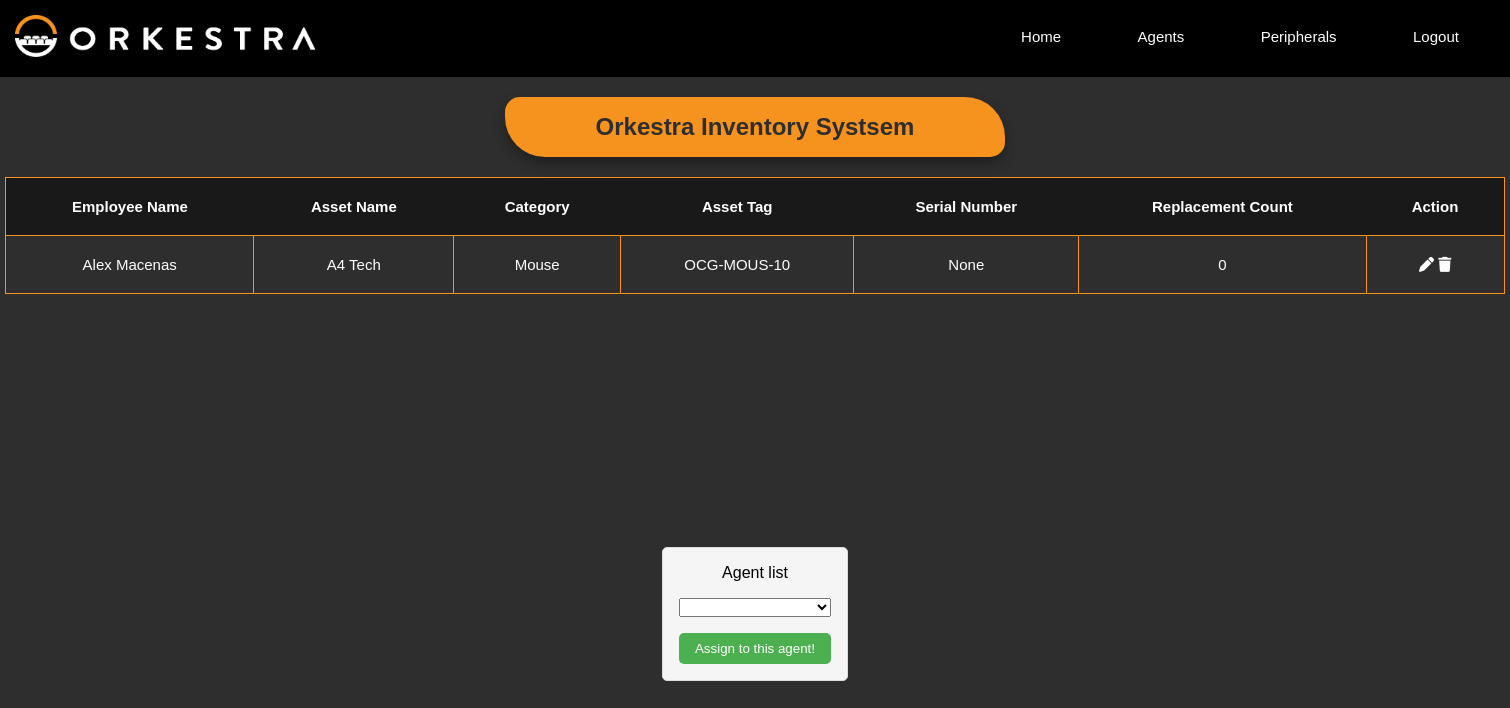
/user/Alex Macenas (signed in), run on an earlier commit of the app's database.
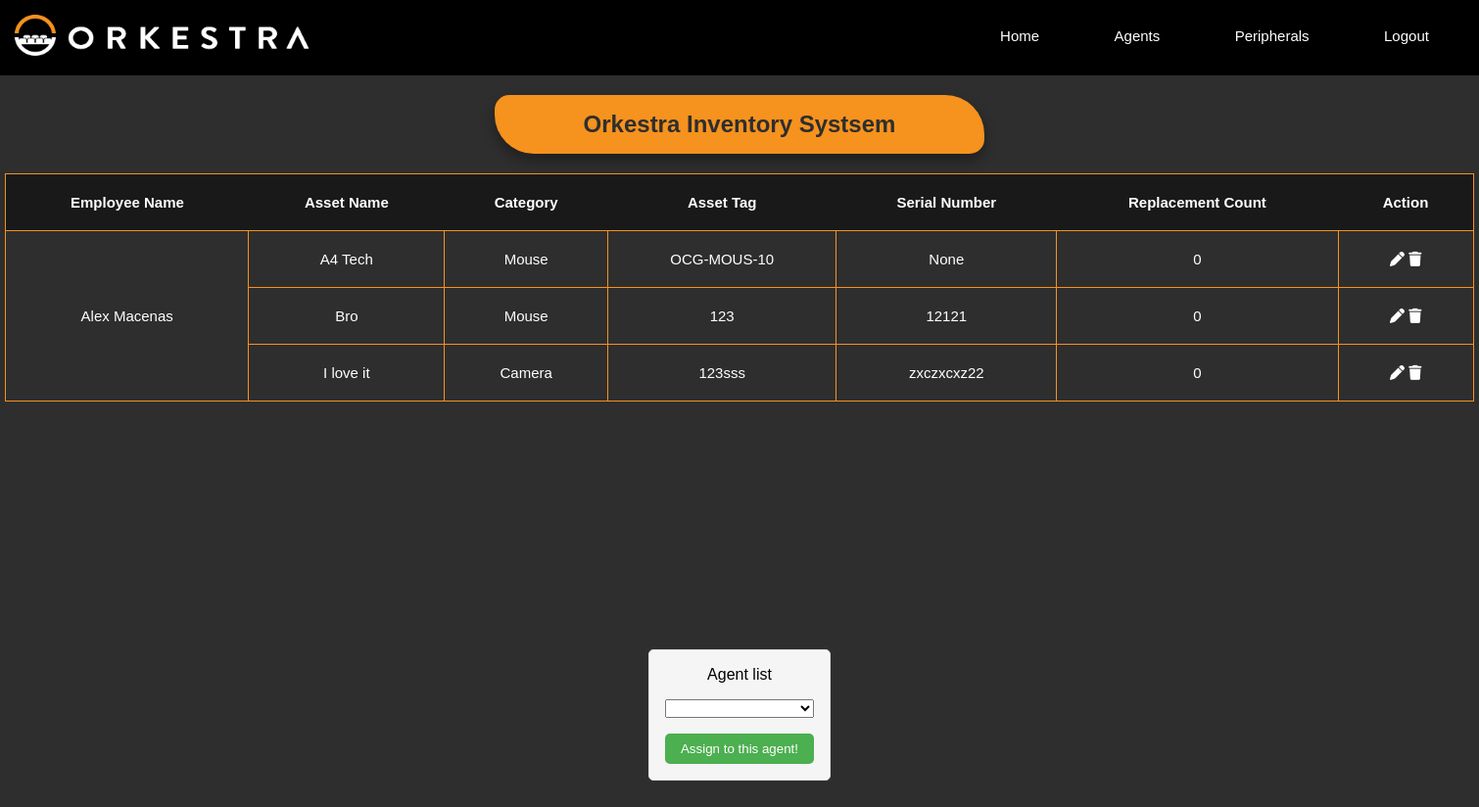
And on a later commit of the database.
### models.py (models this page shows)
class Asset(db.Model):
    __tablename__ = 'asset'
    id = db.Column(db.Integer, primary_key=True, autoincrement=True)
    stock_id = db.Column(db.Integer, db.ForeignKey('stock.id'))
    employee_id = db.Column(db.Integer, db.ForeignKey('employee.id'))
    date_assigned = db.Column(db.Text)

class Employee(db.Model):
    __tablename__ = "employee"
    id = db.Column(db.Integer, primary_key=True, autoincrement=True)
    full_name = db.Column(db.Text)
    role = db.Column(db.Text)

class Stock(db.Model):
    __tablename__ = 'stock'
    id = db.Column(db.Integer, primary_key=True, autoincrement=True)
    name = db.Column(db.Text, unique=False, nullable=False)
    category = db.Column(db.String(30), unique=False, nullable=False)
    asset_tag = db.Column(db.String(30), unique=False, nullable=False)
    serial_number = db.Column(db.String(30), unique=False, nullable=False)

### main.py (the view)
@app.route("/user/<fullname>", methods=['GET', 'POST'])
@login_required
def getUser(fullname):
    error = ""
    form = UnassignedAgents()
    if fullname:
        resolved_emp_details = db.session.query(
        Employee.full_name,
        Stock.name.label('asset_name'),
        Stock.category,
        Stock.asset_tag,
        Stock.serial_number,
        Asset.stock_id.label('asset_id')
    ) \
    .join(Asset, Employee.id == Asset.employee_id) \
    .join(Stock, Asset.stock_id == Stock.id)
        resolved_emp_details = resolved_emp_details.filter(Employee.full_name == fullname)
        employee = Employee.query.filter_by(full_name=fullname).first()
        user_id = employee.id
        stock_id_in_replaceNo = ReplaceNo.query.filter_by(employee_id=user_id).all()
        categories = {}
        for stock in stock_id_in_replaceNo:
            stockTable = Stock.query.filter_by(category=stock.category).first()
            categories[stockTable.category] = stock.replacement_no
        resolved_emp_details = resolved_emp_details.filter(Employee.id != None) \
            .order_by(Employee.full_name, Asset.id) \
            .all()
        if resolved_emp_details:
            emp_details = {}
            for emp_name, asset_name, category, asset_tag, serial_number, asset_id in resolved_emp_details:
                if emp_name not in emp_details:
                    emp_details[emp_name] = []
                asset_info = {
                'name': asset_name,
                'category': category,
                'asset_tag': asset_tag,
                'serial_number': serial_number,
                'asset_id': asset_id
                }
                all_unassigned_query = """
                        SELECT * FROM employee
                        WHERE id NOT IN (
                        SELECT employee_id FROM asset
                        );
                """
                empty_agents = db.session.execute(text(all_unassigned_query))
                form.names.choices = [(str(row[0]), str(row[1])) for row in empty_agents]
                if category in categories:
                    asset_info['Replace_No'] = categories[category]
                emp_details[emp_name].append(asset_info)
            return render_template("view_user.html", emp_details=emp_details, form=form, fullname=fullname)
        else:
            no_assets_flag = True
            error = f"No asset yet assigned to agent {fullname}"
            flash(error)
            return render_template("view_user.html", no_assets_flag=no_assets_flag , emp_details={}, error=error)
    else:
        error = f"No fullname was provided"
        flash(error)
        return render_template("view_user.html",  emp_details={}, error=error)

### form.py
class UnassignedAgents(FlaskForm):
    names = SelectField(label="Agent list", validators=[DataRequired()])

### main.py (called while the page is built)
@login_manager.user_loader
def load_user(user_id):
    return db.session.get(User,(user_id))

### templates/view_user.html (shortened to what this page needs)
<!DOCTYPE html>
<html lang="en">
<head>
    <link rel="stylesheet" href="{{ url_for('static', filename='css/styles.css') }}">
    <link rel="stylesheet" href="{{ url_for('static', filename='css/view_user.css') }}">
    </head>
</head>
<body>
    <header>
        <nav>
         <a href="{{ url_for('home') }}"><img src="static\css\assets\orkestra-main-logo.png" alt=""></a>
         <div class="nav-links">
            <ul>
                <li><a href="{{ url_for('home') }}">Home</a></li>
                <li><a href="{{ url_for('view') }}">Agents</a></li>
                <li><a href="{{ url_for('asset_view') }}">Peripherals</a></li>
                <li><a href="{{ url_for('login') }}">Logout</a></li>
            </ul>
        </div>
        </nav>
    </header>
    <section class="viewHeader">
        <h1>Orkestra Inventory Systsem</h1>
    </section>
    <div class="table-container">
        <section class="viewTable">
            <table>
                <thead>
                    <tr>
                        <th rowspan="2">Employee Name</th>
                        <th rowspan="2">Asset Name</th>
                        <th rowspan="2">Category</th>
                        <th rowspan="2">Asset Tag</th>
                        <th rowspan="2">Serial Number</th>
                        <th rowspan="2">Replacement Count</th>
                        <th rowspan="2">Action</th>
                    </tr>
                </thead>
                <tbody>
                    {% for emp_name, asset_list in emp_details.items() %}
                    <tr>
                        <td rowspan="{{ asset_list|length }}">{{ emp_name }}</td>
                        {% for asset in asset_list %}
                        <td>{{ asset['name'] }}</td>
                        <td>{{ asset['category'] }}</td>
                        <td>{{ asset['asset_tag'] }}</td>
                        <td>{{ asset['serial_number'] }}</td>
                        <td>{{ asset['Replace_No'] }}</td>
                        <td>
                            <a href="{{ url_for('replace_asset', asset_id=asset['asset_id'], fn=emp_name) }}"><i class="fa-solid fa-pen"></i>
                            </a>
                            <a href="{{ url_for('return_asset', asset_id=asset['asset_id'], fn=emp_name) }}" class="confirmReturn"><i class="fa-solid fa-trash"></i>
                            </a>
                        </td>
                        </tr>
                        {% endfor %}
                    {% endfor %}
                </tbody>
            </table>
        </section>
    </div>
                <div class="container_view">
                    {% if error and no_assets_flag %}
                      <div class="error-message">
                        <p>{{ error }}</p>
                        <a href="{{ url_for('assign_asset') }}" id="add-asset-btn">Add Asset</a>
                      </div>
                    {% elif error %}
                      <div class="error-message">
                        <p>{{ error }}</p>
                      </div>
                    {% else %}
                      <form method="POST" action="{{ url_for('replace_all_asset') }}" class="user-form">
                        {{ form.names.label }}
                        {{ form.names }}
                        <input type="submit" value="Assign to this agent!" class="submit-btn confirmation">
                      </form>
                    {% endif %}
                  </div>
</body>
</html>

### static/css/styles.css (style rules this page uses)
* { margin: 0; padding: 0; font-family: "Montserrat", sans-serif; box-sizing: border-box; }
body { background-color: #2E2E2E; }
nav { display: flex; padding: 1%; justify-content: space-between; align-items: center; background-color: #000000; }
nav img { width: 300px; }
.nav-links { flex: 1; text-align: right; }
.nav-links ul li { list-style: none; display: inline-block; padding: 8px 12px; position: relative; }
.nav-links ul li a { color: #fff; text-decoration: none; font-size: 15px; padding: 10px 24px; }
.nav-links ul li::after { content: ''; width: 0%; height: 2px; background: #fff; display: block; margin: auto; transition: 0.5s; }
.searchTable th, td { border: 1px solid #F6921E; padding: 20px; }
.viewHeader { display: flex; justify-content: center; width: 500px; height: 10%; background-color: #F6921E; padding: 1rem; box-shadow: 0 .4rem .8rem #0005; border-radius: 15px 40px; color: #2E2E2E; margin: auto; margin-top: 20px; margin-bottom: 20px; }
.viewTable table { margin: auto; color: white; border-collapse: collapse; text-align: center; width: 1500px; }
.viewTable thead { font-size: 15px; border: 1px solid #F6921E; background-color: #191919; }
.viewTable th { padding: 20px; }
.viewTable a { text-decoration: none; color: white; }
.viewTable tbody { font-size: 15px; border: transparent; }

### static/css/view_user.css (style rules this page uses)
.container_view { display: flex; justify-content: center; align-items: center; min-height: 80vh; }
.error-message, .user-form { text-align: center; margin: 2rem 0; padding: 1rem; border: 1px solid #ddd; border-radius: 5px; background-color: #f5f5f5; }
.user-form { display: flex; flex-direction: column; gap: 1rem; }
.submit-btn { background-color: #4CAF50; color: white; padding: 0.5rem 1rem; border: none; border-radius: 5px; cursor: pointer; }

What changed in the data, as far as the page shows it:
added Asset: name "Bro", category "Mouse", asset_tag "123", serial_number "12121", Replace_No "0", shown under "Alex Macenas"
added Asset: name "I love it", category "Camera", asset_tag "123sss", serial_number "zxczxcxz22", Replace_No "0", shown under "Alex Macenas"
